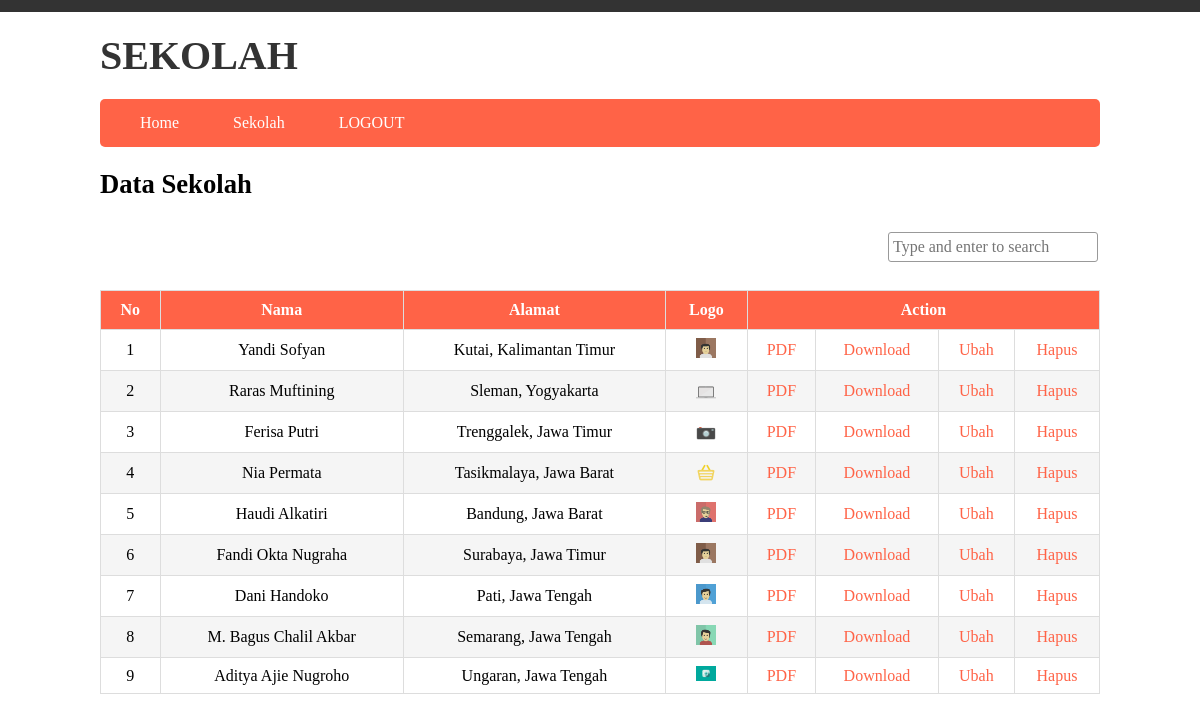
Page /latihan/operator/index.php?p=sekolah (signed in) on the committed database.
### tables this page shows
CREATE TABLE `sekolah` (
  `id` int(11) NOT NULL,
  `nama` varchar(255) NOT NULL,
  `alamat` text NOT NULL,
  `logo` varchar(255) NOT NULL
);

### latihan/operator/conf.php (called while the page is built, shortened)
<?php
function get($val){
    return
    isset($_GET[$val])?htmlspecialchars($_GET[$val]):null;
}
function post($val){
    return
    isset($_POST[$val])?htmlspecialchars($_POST[$val]):  null;
} function inc($val){
    include file_exists($val.'.php')?$val.'.php':'nofile.php';
}
?>

### latihan/operator/tampilan/sekolah/all.php (the view, shortened to what this page needs)
<?php
$addonq = '';
$hasil = $koneksi->prepare("SELECT * FROM sekolah ".$addonq." ORDER BY id DESC");
$hasil->execute();
$data = $hasil->fetchAll();
?>
<h2>Data Sekolah</h2>
<div style="clear:both;width:200px;margin-right:12px;" class="pull-right">
    <form action="index.php?p=sekolah&m=search">
        <input autocomplete="off" type="text" name="q" placeholder="Type and enter to search" value="<?php echo (get("q"));?>" class="search">
    </form>
</div>
<div style="clear:both">&nbsp;</div>
    <table class="data">
    <thead>
        <tr>
            <th>No</th>
            <th>Nama</th>
            <th>Alamat</th>
            <th>Logo</th>
            <th colspan="4">Action</th>
        </tr>
    </thead>
    <tbody>
    <?php
    $i = 1;
    foreach ($data as $key) {
    ?>
        <tr>
            <td><?php echo $i;?></td>
            <td><?php echo $key['nama'];?></td>
            <td><?php echo $key['alamat'];?></td>
            <td><img class="img-mini" src="assets/foto/<?php echo $key['logo'];?>"></td>
            <td><a target="blank" href="proses/sekolah/pdf.php?id=<?php echo $key['id'];?>">PDF</a></td>
            <td><a href="proses/sekolah/download.php?id=10<?php echo $key['id'];?>">Download</a></td>
            <td><a href="index.php?p=sekolah&m=edit&id=<?php echo $key['id'];?>">Ubah</a></td>
            <td><a onclick="return confirm('Hapus Data <?php echo $key['nama'];?>')"href="proses/sekolah/hapus.php?id=<?php echo $key['id'];?>">Hapus</a></td>
        </tr>
    <?php
    $i++;
    }
    ?>
</tbody>
</table>

### latihan/operator/assets/css/css.css (style rules this page uses)
* { outline: none; }
body { margin: 0; font-family: Candara; }
a { text-decoration: none; }
h2 { font-size: 20pt; }
.pull-right { float: right; }
.img-mini { max-width: 20px; max-height: 20px; }
table { width: 100%; border-collapse: collapse; margin-bottom: 20px; }
table.data,table.data th,table.data td { border: 1px solid #ddd; padding:8px; }
table.data tr:nth-child(even) { background-color: whitesmoke; }
table.data th { color: white; background-color: tomato; padding: 10px; }
table.data tr td { text-align: center; }
table.data a { color:tomato; }
input { margin-top: 10px; font-size: 12pt; font-family: Candara; padding: 4px; width: 100%; margin-bottom: 10px; border:1px solid #999; }
.search { border-radius: 3px; height: 20px; background-color: white; color: black; }

### rows in the picture
sekolah: nama "Yandi Sofyan", alamat "Kutai, Kalimantan Timur", logo (picture)
sekolah: nama "Raras Muftining", alamat "Sleman, Yogyakarta", logo (picture)
sekolah: nama "Ferisa Putri", alamat "Trenggalek, Jawa Timur", logo (picture)
sekolah: nama "Nia Permata", alamat "Tasikmalaya, Jawa Barat", logo (picture)
sekolah: nama "Haudi Alkatiri", alamat "Bandung, Jawa Barat", logo (picture)
sekolah: nama "Fandi Okta Nugraha", alamat "Surabaya, Jawa Timur", logo (picture)
sekolah: nama "Dani Handoko", alamat "Pati, Jawa Tengah", logo (picture)
sekolah: nama "M. Bagus Chalil Akbar", alamat "Semarang, Jawa Tengah", logo (picture)
sekolah: nama "Aditya Ajie Nugroho", alamat "Ungaran, Jawa Tengah", logo (picture)
